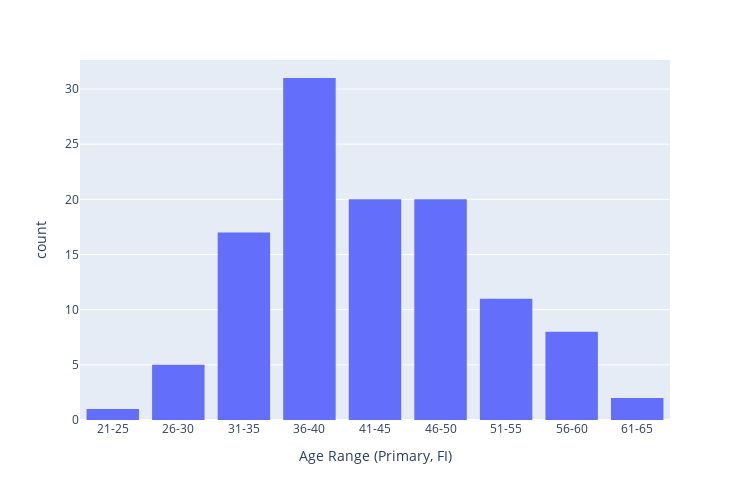

The cell this chart's notebook holds for it:
### Code cell
px.histogram(categorical[categorical.is_FI == 'Yes'].age_range1, height=500, width = 750, labels={'value': "Age Range (Primary, FI)", 'count': ""}).update_layout(showlegend=False).update_xaxes(categoryorder="array", categoryarray=["<20"] + sorted(categorical.age_range1.dropna().unique())[:-1])

### Figure 1 — Plotly figure (JSON) as saved in the notebook; plotly's stock layout.template omitted (floating-point values rounded to 4 significant figures)
{"data": [{"alignmentgroup": "True", "bingroup": "x", "hovertemplate": "variable=age_range1<br>Age Range (Primary, FI)=%{x}<br>count=%{y}<extra></extra>", "legendgroup": "age_range1", "marker": {"color": "#636efa", "pattern": {"shape": ""}}, "name": "age_range1", "offsetgroup": "age_range1", "orientation": "v", "showlegend": true, "type": "histogram", "x": ["36-40", "41-45", "46-50", "46-50", "41-45", "31-35", "36-40", "46-50", null, "41-45", "31-35", "51-55", "41-45", "41-45", "46-50", "26-30", "31-35", "36-40", "31-35", "46-50", "36-40", "21-25", "36-40", "51-55", "26-30", "36-40", "26-30", "36-40", "31-35", "36-40", "31-35", "46-50", "61-65", "51-55", "51-55", "36-40", "41-45", "51-55", "26-30", "46-50", "41-45", "31-35", "41-45", "36-40", "36-40", "36-40", "41-45", "36-40", "46-50", "36-40", "36-40", "26-30", "41-45", "36-40", "36-40", "31-35", "46-50", "56-60", "41-45", "41-45", "31-35", "46-50", "31-35", "36-40", "41-45", "31-35", "51-55", "61-65", "36-40", "31-35", "36-40", "41-45", "31-35", "36-40", "36-40", "46-50", "36-40", "56-60", "36-40", "36-40", "31-35", "46-50", "51-55", "36-40", "46-50", "36-40", "31-35", "36-40", "56-60", "41-45", "56-60", "41-45", "46-50", "46-50", "51-55", "36-40", "51-55", "46-50", "41-45", "31-35", "41-45", "36-40", "46-50", "56-60", "56-60", "51-55", "46-50", "51-55", "41-45", "56-60", "46-50", "41-45", "36-40", "56-60", "31-35", "46-50", null], "xaxis": "x", "yaxis": "y"}], "layout": {"barmode": "relative", "height": 500, "legend": {"title": {"text": "variable"}, "tracegroupgap": 0}, "margin": {"t": 60}, "showlegend": false, "width": 750, "xaxis": {"anchor": "y", "categoryarray": ["<20", "21-25", "26-30", "31-35", "36-40", "41-45", "46-50", "51-55", "56-60", "61-65"], "categoryorder": "array", "domain": [0, 1], "title": {"text": "Age Range (Primary, FI)"}}, "yaxis": {"anchor": "x", "domain": [0, 1], "title": {"text": "count"}}}}
